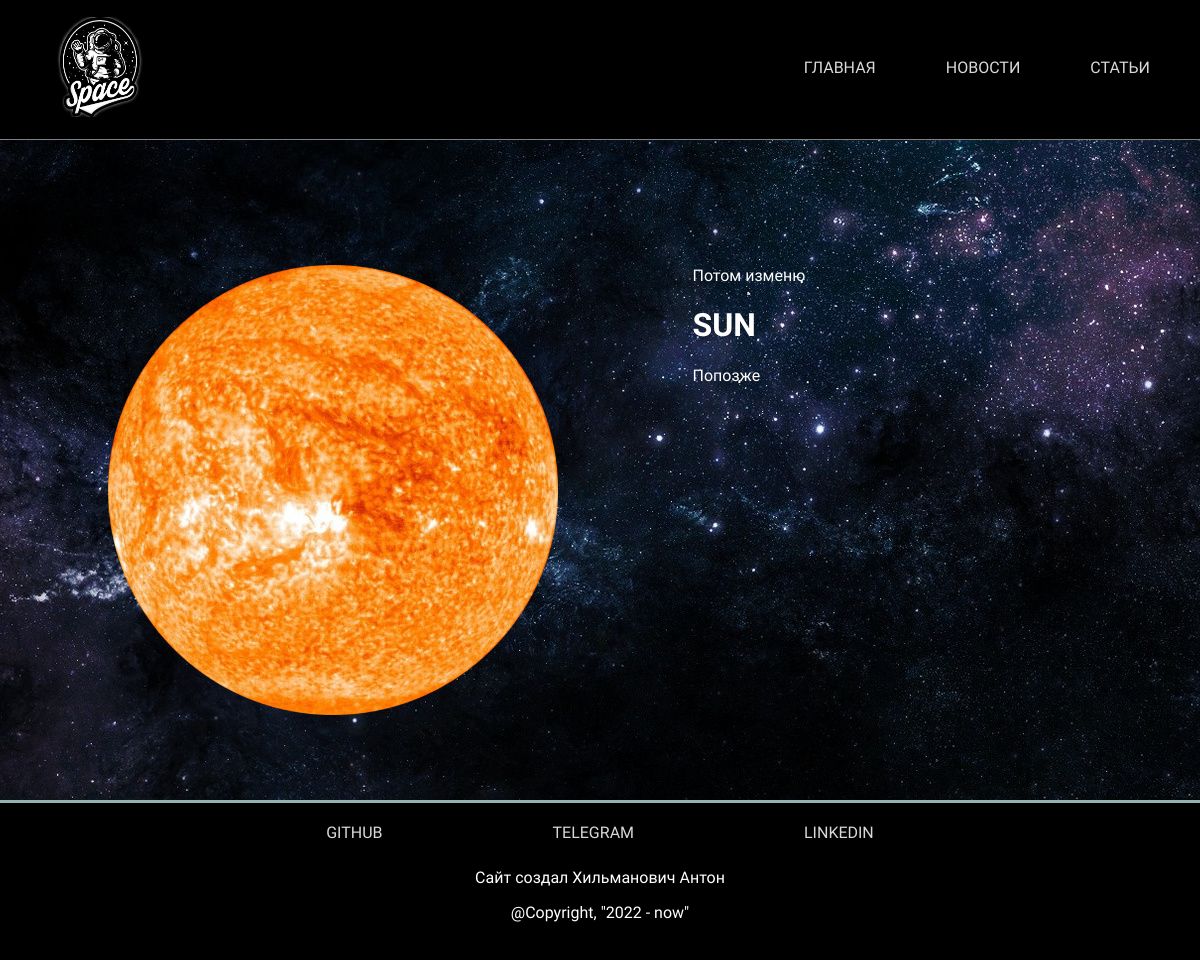
The app's page /description/Sun, older data.
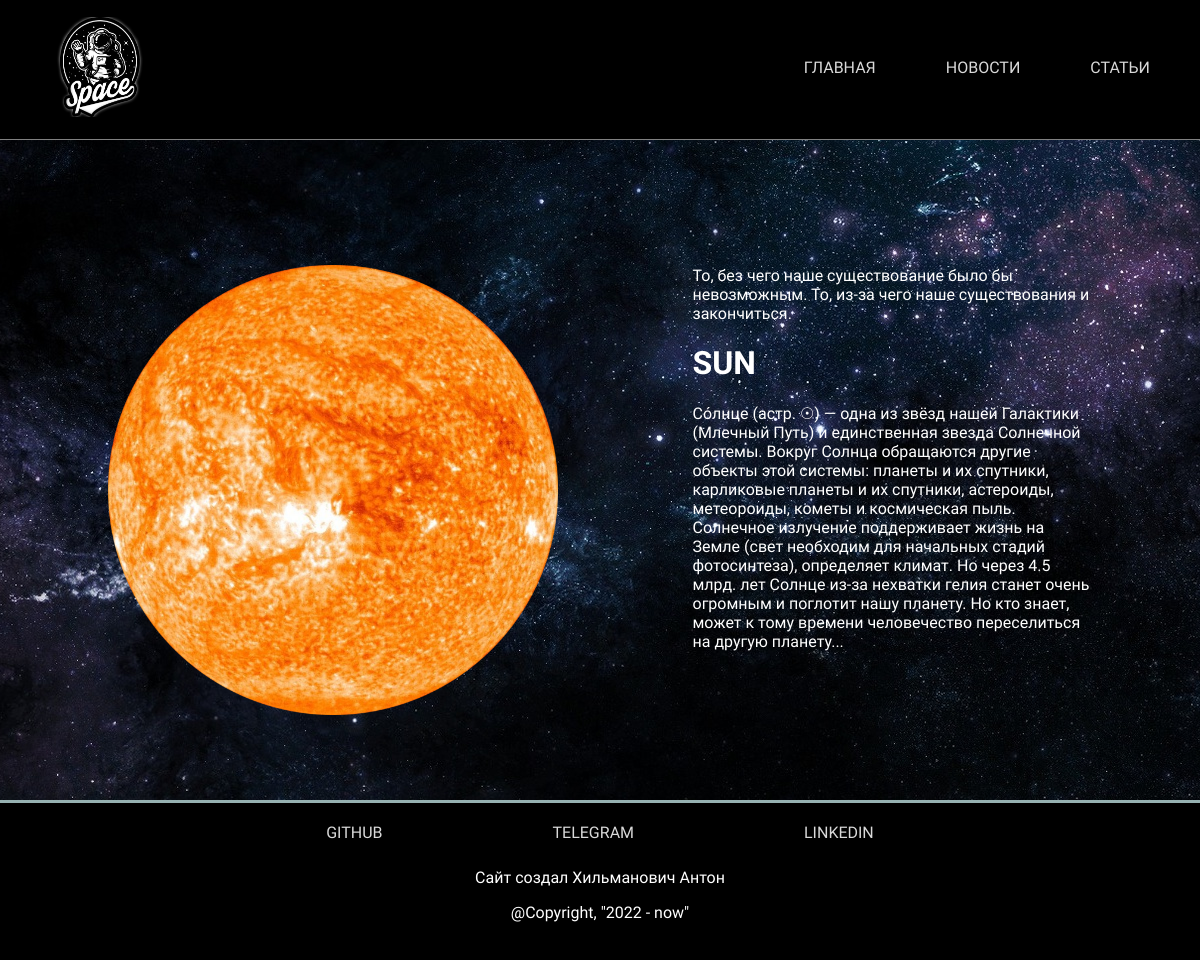
The same page, newer data.
### planets/models.py (models this page shows, shortened)
class SolarSystemObjects(models.Model):
    object_name = models.CharField("Название обьекта", unique=True, max_length=50)
    object_distance = models.CharField("Расстояние от Солнца", max_length=100, blank=True)
    object_introduction = models.CharField("Небольшое предисловие", max_length=250)
    object_description = models.TextField("Информация об обьекте", max_length=1500)
    object_image_main = models.ImageField("Фото обьекта для главной страницы", upload_to='media/object_image_main')
    object_image_d = models.ImageField("Фото обьекта для описания", upload_to='media/object_image_d')
    class Meta:
        verbose_name = "Космический обьект"
        verbose_name_plural = "Космические обьекты"

### planets/views.py (the view)
# urls.py: path('description/<str:object_name>', views.description, name='description'),
def description(request, object_name):
    object = get_object_or_404(SolarSystemObjects, object_name=object_name)
    return render(request, "main/description.html", {'object': object})

### planets/templates/main/description.html (shortened to what this page needs)
{% extends 'main/index.html' %}
{% block content %}
<div class="description">
    <div class="container">
        <div class="information">
            <div class="photo">
                <img src={{ object.object_image_d.url }}>
            </div>
            <div class="text">
                <p>{{ object.object_introduction }}</p>
                <h1>{{ object.object_name }}</h1>
                <p>{{ object.object_description }}</p>
            </div>
        </div>
    </div>
</div>
{% endblock %}

Row changes from the older to the newer data that the page shows:
changed SolarSystemObjects "SUN": object_introduction "Потом изменю" → "То, без чего наше существование было бы невозможным. То, из-за чего наше существования и закончиться."; object_description "Попозже" → "Со́лнце (астр. ☉) — одна из звёзд нашей Галактики (Млечный Путь) и единственная звезда Солнечной системы. Вокруг Солнца обращаются другие объекты этой системы: планеты и их спутники, карликовые планеты и их спутники, астероиды, метеороиды, кометы и космическая пыль. Солнечное излучение поддерживает жизнь на Земле (свет необходим для начальных стадий фотосинтеза), определяет климат. Но через 4.5 млрд. лет Солнце из-за нехватки гелия станет очень огромным и поглотит нашу планету. Но кто знает, может к тому времени человечество переселиться на другую планету..."
